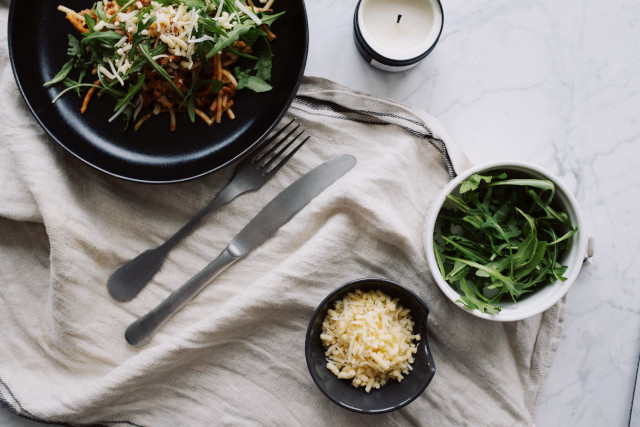
#> input picture Shape_Recognition_ OpenCV/images/dinner.jpg, 640 x 427 px
$ jupyter execute recognizing_shapes.ipynb   (older library calls are emulated)
#> lines starting #> are read from the running program, lines starting #| are printed output that depends on the picture
Recognizing Shapes in Objects with OpenCV
=========================================

Import libraries.

[cell 1]
import cv2
import numpy as np
import os # Contains os.path python method/function

Image filenames.

[cell 2]
#Tuple data structure is used to store file names

files = (
    'breakfast.jpg',
    'landscape-house.jpg',
     'dinner.jpg',
    'building.jpg'
)

# Try the format image_file = r'..\..\..\images\xxx.jpg' if any problems with reading an image.

# "Set x[0 to 2] in files[x] in order read the desired image"
image_file = os.path.join("images",files[2])

Define a function for viewing images.

[cell 3]
def imageviewer(f):
    cv2.imshow('view',f)
    cv2.waitKey(0)
    cv2.destroyAllWindows()

Read an image from file.

[cell 4]
# Check if image can be read.
b = cv2.haveImageReader(image_file)
print(b)

# Read and show image
i=cv2.imread(image_file)
#> i is the input picture: shape (427, 640, 3); mean B, G, R 133.7, 138.4, 142.1
imageviewer(i)

Inspect image contents

[cell 5]
print(i.shape)
#| (427, 640, 3)
print(i[0,0,:])
#| [43 47 52]

Gray-scale

[cell 6]
# Need to convert image to gray scale as most tools wouldn't work well with RGB images
gray_img = cv2.cvtColor(i,cv2.COLOR_BGR2GRAY)
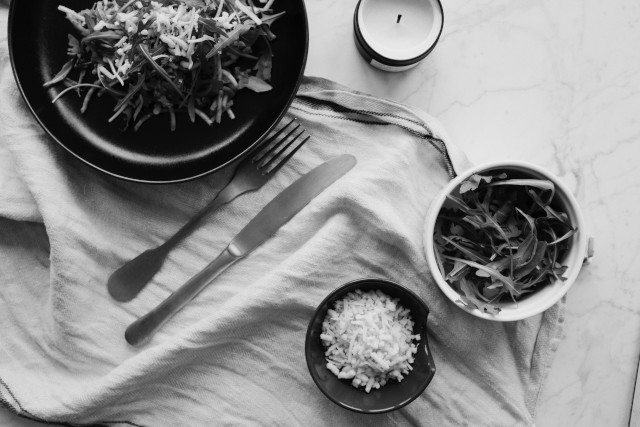
#> gray_img: shape (427, 640); min 0, max 239, mean 138.9
imageviewer(gray_img)
print(gray_img[0,0])
#| 48
print(gray_img.shape)
#| (427, 640)

X gradient

[cell 7]
# Differentitate with Sobel function in OpenCV.This will be useful for detection of edges.
# Look for brightness increases in the x-direction with following code.
x_gradient = cv2.Sobel(gray_img,cv2.CV_64F,1,0)
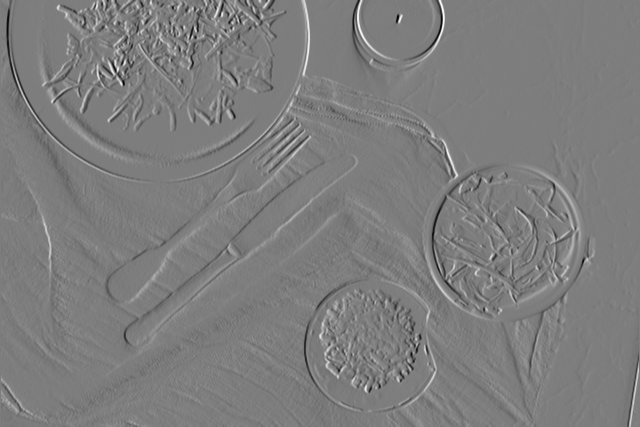
#> x_gradient: shape (427, 640) float64; min -737, max 758, mean 0.4; drawn with min black and max white

# Need to get postive values
x_gradient_abs = np.absolute(x_gradient)
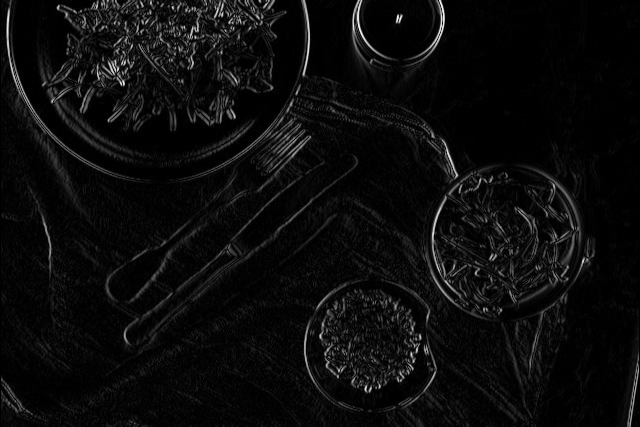
#> x_gradient_abs: shape (427, 640) float64; min 0, max 758, mean 36.4; drawn with min black and max white

# Divide by maximum value/brightness to normalize to between 0 and 1.
imageviewer(x_gradient_abs/np.max(x_gradient_abs))

Y gradient

[cell 8]
# Look for brightness increases in the y-direction with following code.
y_gradient = cv2.Sobel(gray_img,cv2.CV_64F,0,1)
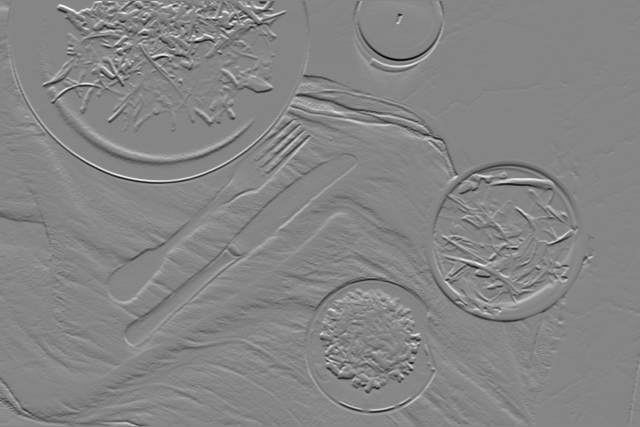
#> y_gradient: shape (427, 640) float64; min -818, max 746, mean 0.1; drawn with min black and max white

# Need to get postive values
y_gradient_abs = np.absolute(y_gradient)
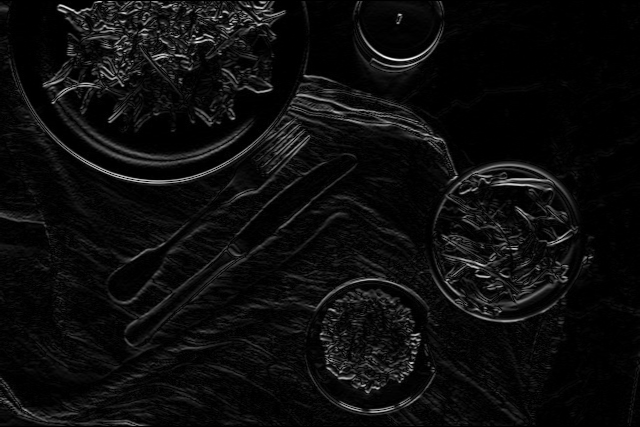
#> y_gradient_abs: shape (427, 640) float64; min 0, max 818, mean 43; drawn with min black and max white

# Divide by maximum value/brightness to normalize to between 0 and 1.
imageviewer(y_gradient_abs/np.max(y_gradient_abs))

Magnitude of gradient vector

[cell 9]
# Sum x and y gradients
sum = np.sqrt(x_gradient**2+y_gradient**2)
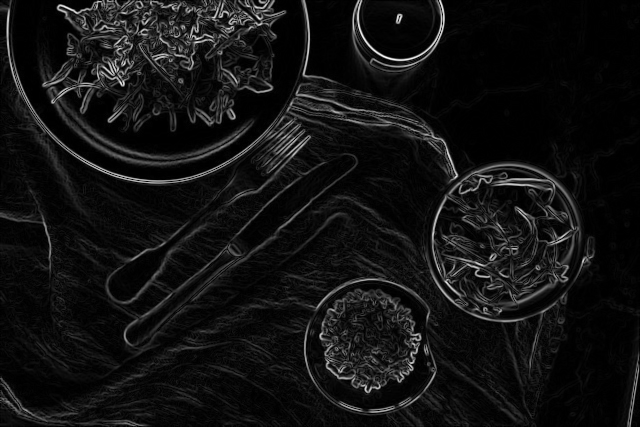
#> sum: shape (427, 640) float64; min 0, max 852.6, mean 62.3; drawn with min black and max white
imageviewer(sum/(np.max(sum)))

Canny edge detection

[cell 10]
edges = cv2.Canny(gray_img,50,100) #Adjust integer parameters to either reduce or increase number of edges shown. Try changing the high/low thresholds 100/50 to 150/100
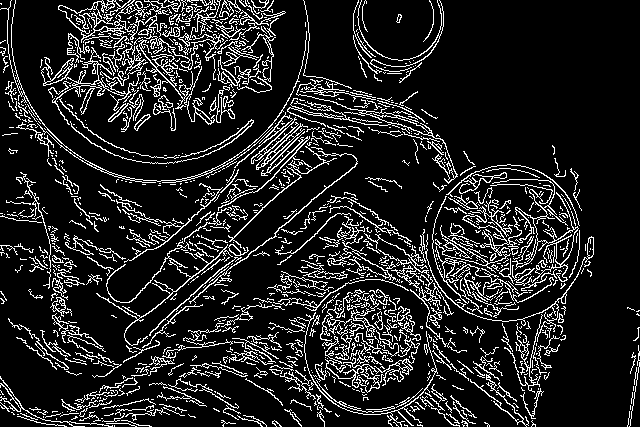
#> edges: shape (427, 640); 13.7% white in thin lines or dots

imageviewer(edges)

Hough transform for lines

[cell 11]
# Detecting lines using Hough transforms where x and y coordinates are replaced by parametric rho and theta coordinates because you can get infinite gradients using the xy coordinate system.
# rho => y pixels and theta => x pixels

lines = cv2.HoughLinesP(edges,rho=1,theta=1.*np.pi/180.0,threshold=20,minLineLength=25,maxLineGap=5)
#> lines = 405 rows, first 6: [175, 43, 201, 69], [169, 55, 197, 77], [80, 30, 145, 63], [130, 34, 177, 65], [253, 145, 296, 159], [355, 290, 413, 325]
i_lines = i.copy()

for l in lines:
    x1,y1,x2,y2 = l[0]
    cv2.line(i_lines,(x1,y1),(x2,y2),(0,0,255),thickness=3)
#> this loop made 405 passes
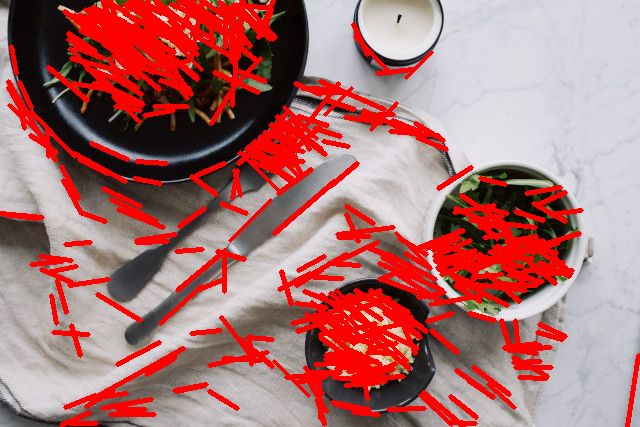
#> i_lines: shape (427, 640, 3); mean B, G, R 113.6, 114.5, 172.3

imageviewer(i_lines)
